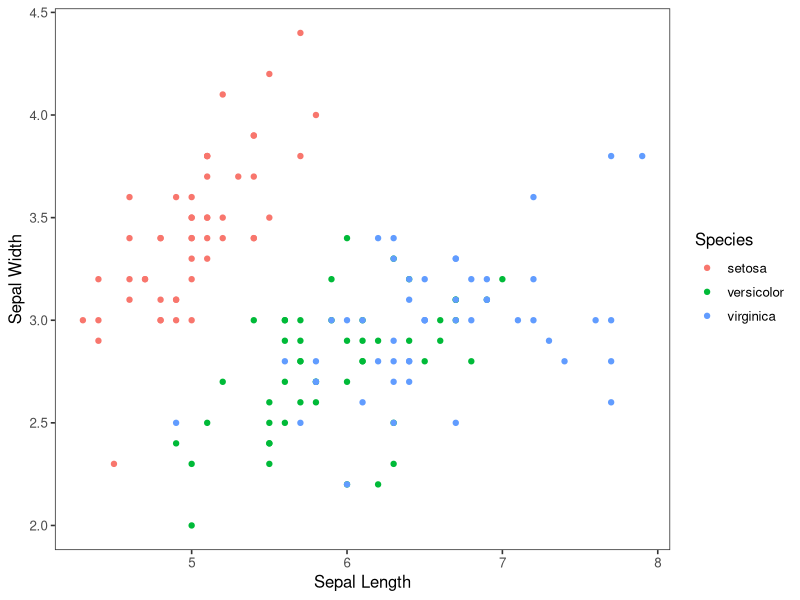

Here is the R script that generated this plot:
## ---- chunk 1
knitr::opts_chunk$set(echo = TRUE)
library(dplyr)
## ---- chunk 2
# notes ----
# This is a demonstration of how scripts should be setup 
# Author: Ben Williams
# contact: ben.williams@alaska.gov
# Last edited: 2017-7-7

# load ----  
library(tidyverse)  
theme_set(theme_bw(base_size=12)+ 
  theme(panel.grid.major = element_blank(),
  panel.grid.minor = element_blank()))  

# data ----  
# typycally this would be read_csv("data/iris.csv")  
# but the iris dataset is built in  

# change names
names(iris) <- c('sepal.length', 'sepal.width', 'petal.length', 'petal.width', 'Species') 
glimpse(iris)

# eda ----

ggplot(iris, aes(sepal.length, sepal.width, color=Species)) + geom_point() +
	ylab('Sepal Width') + xlab('Sepal Length')
## ---- chunk 3
sessionInfo()
